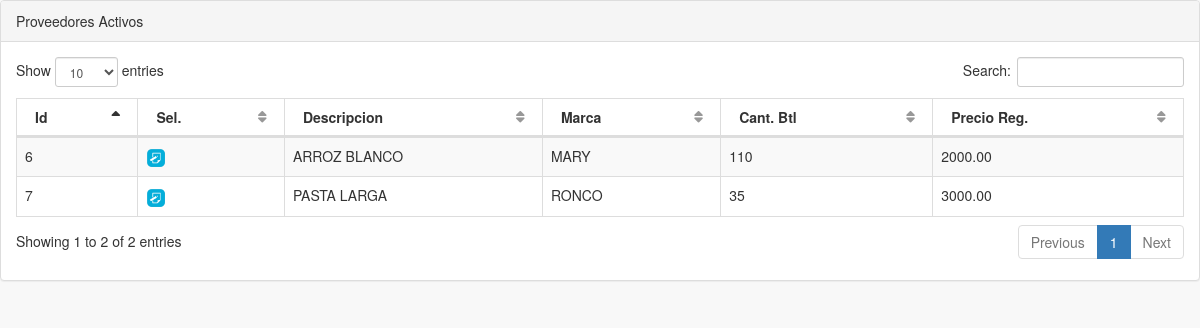
/pages/buscar_productos_cuadre.php (signed in), run on the app's committed database.
### tables this page shows
CREATE TABLE `tbl_productos` (
  `idproducto` int(11) NOT NULL,
  `descripcion_prod` varchar(50) NOT NULL,
  `marca` varchar(30) NOT NULL,
  `cantidad_unitaria` int(11) NOT NULL,
  `cantidad_blt` int(11) NOT NULL,
  `cant_unidades_en_blt` int(11) NOT NULL,
  `costo` double(11,2) DEFAULT NULL,
  `estatus_prod` varchar(10) NOT NULL DEFAULT 'ACTIVO'
);

### pages/buscar_productos_cuadre.php (the view, shortened to what this page needs)
 <?php
if (isset($_SESSION['username']) && isset($_SESSION['userid']) ){
    $link=crearConexion();
    $listado="SELECT * FROM tbl_productos WHERE estatus_prod='ACTIVO' order by descripcion_prod";
    $result = $link->query($listado);
?>
<!DOCTYPE html>
<html lang="en">
<head>
    <link href="../vendor/bootstrap/css/bootstrap.min.css" rel="stylesheet">
    <link href="../vendor/metisMenu/metisMenu.min.css" rel="stylesheet">
    <link href="../vendor/datatables-plugins/dataTables.bootstrap.css" rel="stylesheet">
    <link href="../vendor/datatables-responsive/dataTables.responsive.css" rel="stylesheet">
    <link href="../dist/css/sb-admin-2.css" rel="stylesheet">
    <link href="../vendor/font-awesome/css/font-awesome.min.css" rel="stylesheet" type="text/css">
</head>
<body>
    <div id="wrapper">
            <div class="row">
                <div class="col-lg-12">
                    <div class="panel panel-default">
                        <div class="panel-heading">
                            Proveedores Activos
                        </div>
                        <div class="panel-body">
                            <table width="100%" class="table table-striped table-bordered table-hover" id="dataTables-example">
                                <thead>
                                    <tr>
                                        <th>Id</th>
                                        <th>Sel.</th>
                                        <th>Descripcion</th>
                                        <th>Marca</th>
                                        <th>Cant. Btl</th>
                                        <th>Precio Reg.</th>
                                    </tr>
                                </thead>
                                <tbody>
                      <?php
                         while ($reg = $result->fetch_assoc()) {
                      ?>
                        <tr class="gradeA">
                            <td><?php echo $reg['idproducto'];?></td>
                            <td><A onclick="enviar(<?php echo $reg['idproducto'];?>,'<?php echo $reg['descripcion_prod'];?>','<?php echo $reg['cant_unidades_en_blt'];?>','<?php echo $reg['marca'];?>','<?php echo $reg['costo'];?>')" href="#" title="Seleccionar"><IMG SRC="images/note.png" WIDTH="20px" HEIGHT="20px"></A></td>
                            <td><?php echo $reg['descripcion_prod'];?></td>
                            <td><?php echo $reg['marca'];?></td>
                            <td><?php echo $reg['cantidad_blt'];?></td>
                            <td><?php echo $reg['costo'];?></td>
                        </tr>
                      <?php
                        }
                      ?>
                                </tbody>
                            </table>
                        </div>
                    </div>
                </div>
            </div>
    </div>
</body>
</html>
<?php
}else{
echo "<body>
<script type='text/javascript'>
window.location='index.php';
</script>
</body>";
}
?>

### data on the page
tbl_productos: idproducto "6", descripcion_prod "ARROZ BLANCO", marca "MARY", cantidad_blt "110", costo "2000.00"
tbl_productos: idproducto "7", descripcion_prod "PASTA LARGA", marca "RONCO", cantidad_blt "35", costo "3000.00"
